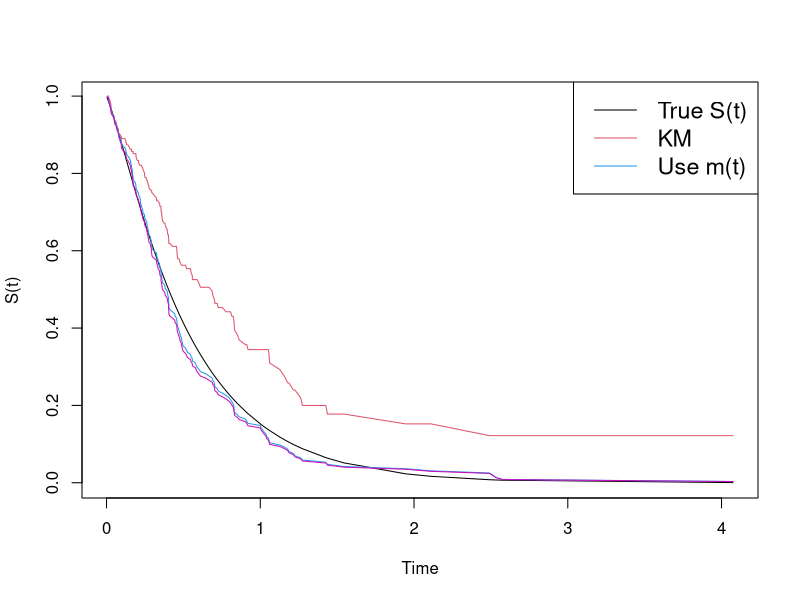

This figure's R source:
## ---- chunk 1
library(survival)


# rho = 1.1; # rho = 1.01; # rho = 0.01; # rho = 0.1; # rho = 10; # rho = 100
RHO = 10  # function for data generation: 
for(functionsanddatageneration in 1){
  f1 = function(t){return(exp(-t))}
  f2 = function(t){return(RHO * exp(-t * RHO))}
  fc = function(s){return(-s)}
  S1 = function(t){return(exp(-t))}
  S2 = function(t){return(exp(-RHO*t))}
  
  f = function(t){
    res = (2 * RHO - 2) / (RHO - 2) * exp(-2 * t) - RHO / (RHO - 2) * exp(- RHO * t)
    return(res)
  }
  S = function(t){
    res = 0.5 * (2 * RHO - 2) / (RHO - 2) * exp(-2 * t) - 1 / (RHO - 2) * exp(- RHO * t)
    return(res)
  }
  
  
  lambda_truef = function(t){
    return(f(t)/S(t))
  }
  
  psi = function(t){
    return(exp(-2 * t))
  }
  Psi = function(t){return(0.5 * (1 - exp(-2 * t)))}
  Sx = function(t){
    return(exp(-2 * t))
  }
  rou = function(t){
    return((f(t)/psi(t) - 1)/(S(t)/Sx(t) - 1))
  }
  rho = function(t){
    return((f(t)/psi(t) - 1)/(S(t)/Sx(t) - 1))
  }
  
  # functions for likelihood estimation 
  S0 = function(rho,t){
    res = (rho - 1)/(rho - 2) * exp(-2 * t) - 1/(rho - 2) * exp(-rho * t)
    return(res)
  }
  f0 = function(rho,t){
    res = (2 * rho - 2)/(rho -2) * exp(-2 * t) - rho/(rho -2) * exp(-rho * t)
    return(res)
  }
  
  Sp0 = function(rho, t){
    res = exp(-2 * t) * (-1 /(rho-2)^2) + exp(-rho * t) * (rho/(rho - 2) + 1/(rho -2)^2)
    return(res)
  }
  fp0 = function(rho, t){
    res = exp(-2 * t) * (-2 /(rho-2)^2) + exp(-rho * t) * (rho + 2 * rho/(rho - 2) + 2/(rho - 2)^2)
    return(res)
  }
  
  llh = function(rho, t, delta){
    res = delta * fp0(rho,t)/f0(rho,t) + (1-delta) * Sp0(rho,t)/S0(rho,t)
    return(res)
  }
  
  # functions for estimation 
  f_ts1 = function(t,s){
    return(exp(-s-t))
  }
  # if t>s
  f_ts2 = function(t,s){
    return(RHO * exp((RHO - 2) * s - RHO * t))
  }
  
  
  
  # when s >= t
  # t ~ EXP(2)
  # s|t ~ y = t - ln(1-x)
  Fs_t = function(s){
    return(1 - exp(-s + t))
  }
  # the PDF of s|t
  fs_t = function(s,t){
    return(exp(-s + t))
  }
  # the inverse density sampling 
  st_generate = function(x,t){
    return(t - log(1-x))
  }
  
  # when s < t 
  # s ~ EXP(2)
  # t|s ~ y = s - 1/rho ln(1-x)
  # the CDF of t|s
  Ft_s = function(t, RHO){
    return(1 - exp(-RHO * (t-s)))
  }
  # the PDF of t|s
  ft_s = function(t,s, RHO){
    return(RHO * exp(-RHO * (t -s)))
  }
  # the inverse density sampling 
  ts_generate = function(x,s,RHO){
    return(s - 1/RHO * log(1-x))
  }
  
  f_s_marginal_1 = function(s){
    return(2 * exp(-s) - 2 * exp(- 2 * s))
  }
  f_t_marginal_2 = function(t,RHO){
    res = 2*RHO/(RHO - 2) * exp(-2 * t) -  2 *RHO/(RHO - 2) * exp(-RHO * t)
    return(res)
  }
  
  piecewise_data_generation = function(n,RHO){
    
    #### the sampling 
    # when s >= t
    # sample the t first
    t = rexp(n,2)
    
    st_pair = c()
    for(i in 1:length(t)){
      temp_t = t[i]
      x = runif(1,0,1)
      yt = st_generate(x,temp_t)
      st_pair = rbind(st_pair, c(temp_t, yt))
    }
    st_pair = as.data.frame(st_pair)
    colnames(st_pair) = c('t','s')
    
    #### the sampling 
    # when t>s
    # sample the s first
    
    s = rexp(n,2)
    ts_pair = c()
    for(i in 1:length(s)){
      temp_s = s[i]
      x = runif(1,0,1)
      yt = ts_generate(x,temp_s, RHO)
      ts_pair = rbind(ts_pair, c(yt, temp_s))
    }
    ts_pair = as.data.frame(ts_pair)
    colnames(ts_pair) = c('t','s')
    
    data = rbind(st_pair, ts_pair)
    data$status = (data$t< data$s)
    data$status = ifelse(data$status == TRUE, 1, 0)
    data$time = ifelse(data$status == 1, data$t, data$s)
    data = data[order(data$time),]; rownames(data) = NULL
    return(list(data = data, st_pair = st_pair, ts_pair = ts_pair))
  }
  
  check_marginal = function(st_pair, ts_pair, RHO){
    par(mfrow = c(2,2))
    # check whether we got the marignal correct, the marginals are correct. 
    hist(st_pair$t, freq = FALSE, xlab = 'marignal of t', main = 'Margianl PDF of f(t), when s>=t')
    lines(seq(0,3,0.1), 2 * exp(-2 * seq(0,3,0.1)), col =2)
    
    hist(st_pair$s, freq = FALSE, xlab = 'marignal of s', main = 'Margianl PDF of f(s), when s>=t')
    lines(seq(0,7,0.1), f_s_marginal_1(seq(0,7,0.1)), col =2, type = 'l')
    
    # check whether we got the marignal correct, the marginals are correct. 
    hist(ts_pair$s, freq = FALSE, xlab = 'marignal of s', main = 'Margianl PDF of f(s), when t>s')
    lines(seq(0,3,0.1), 2 * exp(-2 * seq(0,3,0.1)), col =2)
    
    hist(ts_pair$t, freq = FALSE, xlab = 'marignal of t', main = 'Margianl PDF of f(t), when t>s')
    lines(seq(0,20,0.1), f_t_marginal_2(seq(0,20,0.1),RHO), col =2, type = 'l')
  }
  
  res = piecewise_data_generation(100, RHO)
  data = res$data
  length(unique(data$time))
}

## estimate use m(t)

fit_km = survfit(Surv(time, status) ~ 1, data = data)

lambda_trueh = function(t){
  A1 = (2 * RHO -2) * exp(-2 * t) - RHO * exp(- RHO * t) 
  A2 = ( RHO -1) * exp(-2 * t) - exp(- RHO * t)
  res = A1/A2
  return(res)
}

for(mfunction in 1){
  m = function(x){
    return(lambda_trueh(x)/2)
  }
  
  lambda_H = function(t){
    i = which(abs(data$time - t) == min(abs(data$time - t)))
    if(data$time[i] > t & i > 1 ){i = i - 1}
    h = (fit_km$n.event[i] + fit_km$n.censor[i])/ fit_km$n.risk[i]
    return(h)
  }
  
  lambda_F = function(t){
    h = lambda_H(t) * m(t)
    return(h)
  }
  
  lambda_F_est = function(t){
    h = lambda_H(t) * m_est(t,r)
    return(h)
  }
  
  lambda_H = function(t){
    i = which(abs(data$time - t) == min(abs(data$time - t)))
    if(data$time[i] > t & i > 1 ){i = i - 1}
    h = (fit_km$n.event[i] + fit_km$n.censor[i])/ fit_km$n.risk[i]
    return(h)
  }
  
  Lambda_H = function(t){
    i = which(abs(data$time - t) == min(abs(data$time - t)))[1]
    if(data$time[i] > t & i > 1){i = i -1}
    HH = c()
    for(ii in 1:i){
      HH = c(HH, (fit_km$n.event[ii]+fit_km$n.censor[ii])/fit_km$n.risk[ii])
    }
    return(sum(HH))
  }
  
  Lambda_H2 = function(t){
    i = which(abs(data$time - t) == min(abs(data$time - t)))[1]
    if(data$time[i] > t & i > 1){i = i -1}
    HH = c()
    for(ii in 1:i){
      HH = c(HH, lambda_H(data$time[ii]))
    }
    return(sum(HH))
  }
  
  Lambda_F = function(t){
    i = which(abs(data$time - t) == min(abs(data$time - t)))[1]
    if(data$time[i] > t & i > 1){i = i -1}
    HH = c()
    for(ii in 1:i){
      HH = c(HH, lambda_F(data$time[ii]))
    }
    return(sum(HH))
  }
  
  Lambda_F_est = function(t){
    i = which(abs(data$time - t) == min(abs(data$time - t)))[1]
    if(data$time[i] > t & i > 1){i = i -1}
    HH = c()
    for(ii in 1:i){
      HH = c(HH, lambda_F_est(data$time[ii]))
    }
    return(sum(HH))
  }
  
  # Lambda_F = function(t){
  #   i = which(abs(data$time - t) == min(abs(data$time - t)))[1]
  #   if(data$time[i] > t & i > 1){i = i -1}
  #   HH = c()
  #   for(ii in 1:i){
  #     HH = c(HH, (fit_km$n.event[ii]+fit_km$n.censor[ii])/fit_km$n.risk[ii])
  #   }
  #   return(sum(HH))
  # }
  
  # Lambda_F = function(t){
  #   return(m(t) * Lambda_H(t)) 
  # }
  
  S_est = function(t){
    return(exp(-Lambda_F(t)))
  }
  
  S_est_est = function(t){
    return(exp(-Lambda_F_est(t)))
  }
  
  
}

## ---- chunk 2
m_est = function(t, r){
    A1 = (2 * r -2) * exp(-2 * t) - r * exp(- r * t) 
    A2 = (r -1) * exp(-2 * t) - exp(- r * t)
    res = A1/A2
    res = res/2
    return(res)
}

m_est(1,1)
m_est(1,10)

loglikes = function(r){
  lksum = 0
  if(r !=2){
    for(i in 1:dim(data)[1]){
      #temp = m_est(data$time[i],r)^(data$status[i]) * (1-m_est(data$time[i],r))^(1 - data$status[i])
      temp = m_est(data$time[i],r)^(data$status[i]) * 
        (1-m_est(data$time[i],r))^(1 - data$status[i]) * 
        lambda_H(data$time[i]) * exp(-Lambda_H(data$time[i]))
      temp = log(temp)
      # print(temp)
      lksum = lksum + temp
    }
    lksum = sum(lksum)
  }
 return(lksum)
}

r = 14.6

sest = c()
for(i in 1:length(data$time)){
  sest = c(sest, S_est(fit_km$time[i]))
}

sest_est = c()
for(i in 1:length(data$time)){
  sest_est = c(sest_est, S_est_est(fit_km$time[i]))
}

## ---- chunk 3
plot(fit_km$time, S(fit_km$time), xlab = 'Time', ylab = 'S(t)', type = 'l') 
lines(fit_km$time, fit_km$surv, col = 2)
lines(fit_km$time, sest, col = 4)
lines(fit_km$time, sest_est, col = 6)
legend('topright', cex = 1.4, legend = c('True S(t)', 'KM', 'Use m(t)'), col = c(1,2,4), lty = 1)
## ---- chunk 4
mean(abs(fit_km$surv - S(fit_km$time)))
mean(abs(sest - S(fit_km$time)))
mean(abs(sest_est - S(fit_km$time)))
